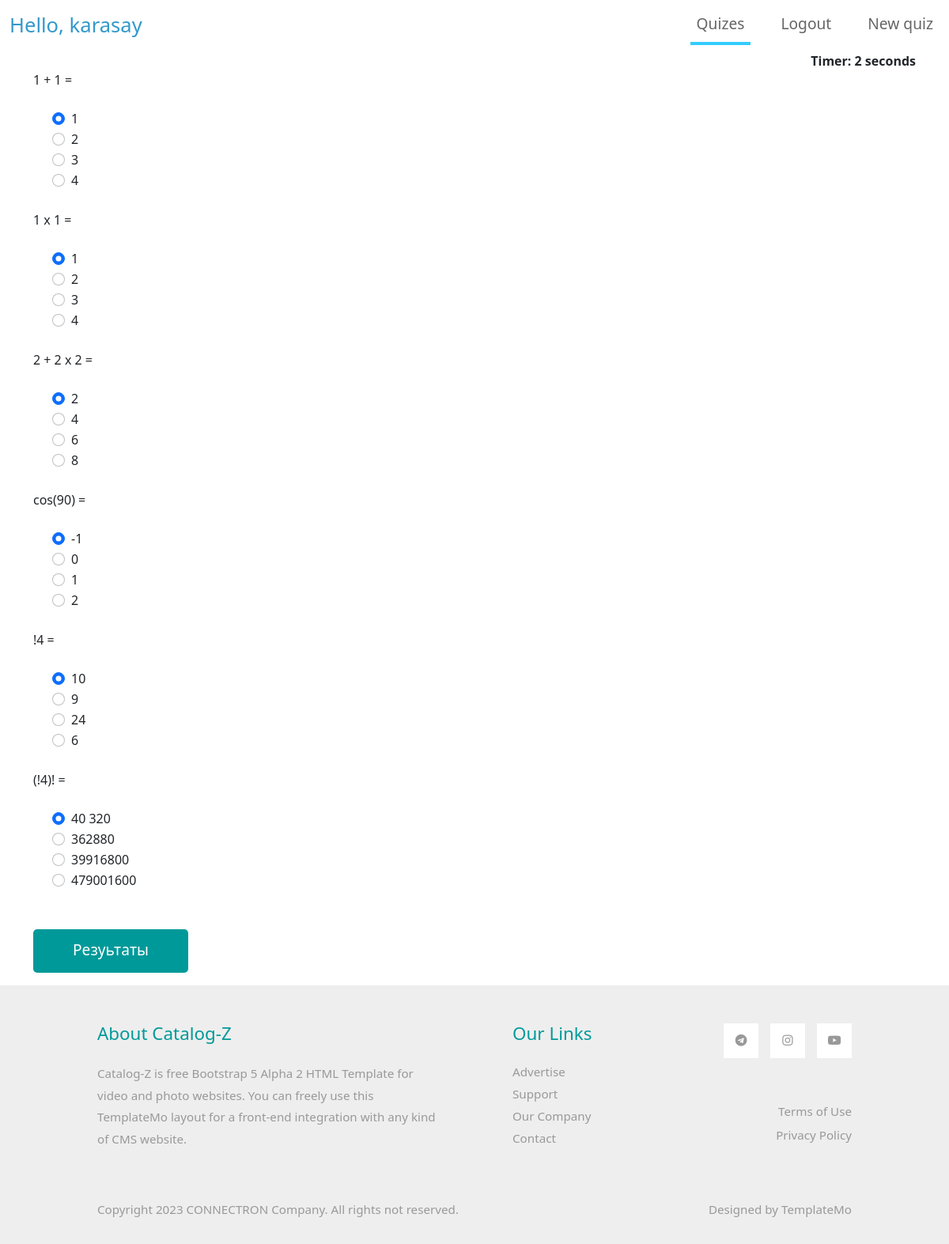
Screenshot of /list/2/ (signed in) with the database file from the repository.
### quiz/models.py (models this page shows, shortened)
class QuizModel(models.Model):
    question = models.CharField(max_length=200, null=True, blank=True)
    op1 = models.CharField(max_length=200, null=True, blank=True)
    op2 = models.CharField(max_length=200, null=True, blank=True)
    op3 = models.CharField(max_length=200, null=True, blank=True)
    op4 = models.CharField(max_length=200, null=True, blank=True)
    ans = models.CharField(max_length=200, null=True, blank=True)
    theme = models.ForeignKey(Theme, null=True, on_delete=models.CASCADE, related_name='theme')

### quiz/views.py (the view)
# urls.py: path('list/<int:theme_id>/', quiz, name='quiz'),
def quiz(request, theme_id):
    if request.method == 'POST':
        questions = QuizModel.objects.filter(theme=theme_id)
        themes = Theme.objects.all()
        curr_theme = Theme.objects.get(pk=theme_id)
        score = 0
        wrong = 0
        correct = 0
        total = 0
        for q in questions:
            total += 1
            if q.ans == request.POST.get(q.ans):
                score += 10
                correct += 1
            else:
                wrong += 1
        percent = score/(total*10) *100
        context = {
            'score':score,
            'time': request.POST.get('timer'),
            'correct':correct,
            'wrong':wrong,
            'percent':percent,
            'total':total,
            'questions': questions,
            'themes': themes,
            'curr_theme': curr_theme,
        }
        return render(request,'quiz_tem/results.html',context)
    else:
        questions = QuizModel.objects.filter(theme=theme_id)
        themes = Theme.objects.all()
        curr_theme = Theme.objects.get(pk=theme_id)
        context = {
            'questions': questions,
            'themes': themes,
            'curr_theme': curr_theme,
        }
        return render(request, 'quiz_tem/quiz.html', context)

### quiz/templates/quiz_tem/quiz.html (shortened to what this page needs)
{% extends 'base.html' %}
{% block content %}
{% load static %}
<div class="container ">
<div align="right " id="displaytimer"><b>Timer: 0 seconds</b></div>
    <form method='post'>
        {% for q in questions %}
            <div class="form-group">
                <label for="question">{{q.question}}</label>
            </div>
            <div class="form-check">
                <div class="form-check">
                    <input class="form-check-input" type="radio" name="{{q.ans}}" id="gridRadios1" value="{{q.op1}}" checked>
                    <label class="form-check-label" for="gridRadios1">
                        {{q.op1}}
                    </label>
                </div>
                <div class="form-check">
                    <input class="form-check-input" type="radio" name="{{q.ans}}" id="gridRadios2" value="{{q.op2}}">
                    <label class="form-check-label" for="gridRadios2">
                        {{q.op2}}
                    </label>
                </div>
                <div class="form-check">
                    <input class="form-check-input" type="radio" name="{{q.ans}}" id="gridRadios1" value="{{q.op3}}">
                    <label class="form-check-label" for="gridRadios1">
                        {{q.op3}}
                    </label>
                </div>
                <div class="form-check">
                    <input class="form-check-input" type="radio" name="{{q.ans}}" id="gridRadios2" value="{{q.op4}}">
                    <label class="form-check-label" for="gridRadios2">
                        {{q.op4}}
                    </label>
                </div>
            </div>
            <br>
        {% endfor %}
        <br>
        <button type="submit" class="btn btn-primary" name="submit" value="Submit">Резуьтаты</button>
    </form>
</div>
{% endblock %}

### templates/header.html (shortened to what this page needs)
{% load static %}
<nav class="navbar navbar-expand-lg">
    <div class="container-fluid">
        <a class="navbar-brand"> Hello, {{request.user}}</a>
        <div class="collapse navbar-collapse" id="navbarSupportedContent">
        <ul class="navbar-nav ml-auto mb-2 mb-lg-0">
            <li class="nav-item">
                <a class="nav-link nav-link-1 active" aria-current="page" href="/list">Quizes</a>
            </li>
            {% if user.is_authenticated %}
            <li class="nav-item">
                <a class="nav-link nav-link-2" href="{% url 'logout'%}">Logout</a>
            </li>
            {% else %}
            <li class="nav-item">
                <a class="nav-link nav-link-3" href="{% url 'login'%}">Login</a>
            </li>
            {% endif %}
            {% if user.is_staff%}
            <li class="nav-item">
                <a class="nav-link nav-link-4" href="{% url 'create'%}">New quiz</a>
            </li>
            {% endif %}
        </ul>
        </div>
    </div>
</nav>

### static/css/templatemo-style.css (style rules this page uses)
a { text-decoration: none; transition: all 0.3s ease; }
.container-fluid { max-width: 1770px; }
.btn { border-radius: 0; }
.btn-primary { background-color: #009999; border: 0; border-radius: 5px; padding: 12px 50px 14px; font-size: 1.2rem; }
.form-group { margin-bottom: 25px; }
.navbar-brand { color: #3399CC; font-size: 1.6rem; }
.nav-item { margin-right: 30px; }
.nav-item:last-child { margin-right: 0; }
.nav-link { color: #666666; border-bottom: 4px solid transparent; font-size: 1.2rem; }
.nav-link-1.active, .nav-link-1:hover { border-color: #33CCFF; }

### rows the page displays
QuizModel: question "1 + 1 =", op1 "1", op2 "2", op3 "3", op4 "4"
QuizModel: question "1 х 1 =", op1 "1", op2 "2", op3 "3", op4 "4"
QuizModel: question "2 + 2 х 2 =", op1 "2", op2 "4", op3 "6", op4 "8"
QuizModel: question "cos(90) =", op1 "-1", op2 "0", op3 "1", op4 "2"
QuizModel: question "!4 =", op1 "10", op2 "9", op3 "24", op4 "6"
QuizModel: question "(!4)! =", op1 "40 320", op2 "362880", op3 "39916800", op4 "479001600"

### other values shown
{{ request.user }} "karasay"
